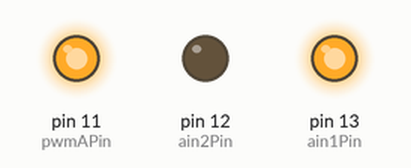
This sketch was run on a simulated Arduino Uno, built with avr-gcc and run on an emulated ATmega328P. Shown: output pins drawn as LEDs (lit = HIGH).

Above: at 0.05 s.
At 2.45 s:
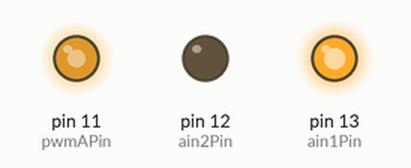
At 3.65 s:
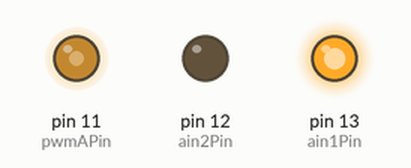
At 4.9 s:
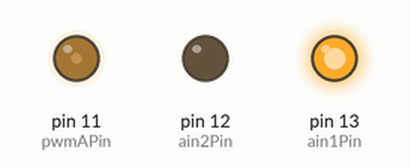
Timing chart, 0 to 7.0 s (numbered marks = the images above):
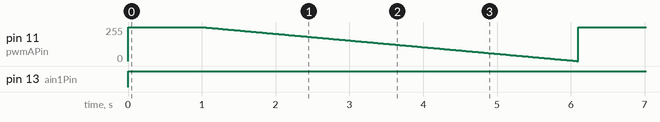

The sketch:

June_21.ino
```cpp
const int ain1Pin = 13;
const int ain2Pin = 12;
const int pwmAPin = 11;

const int bin1Pin = 8;
const int bin2Pin = 9;
const int pwmBPin = 10;


void setup() {
  pinMode(ain1Pin, OUTPUT);
  pinMode(ain2Pin, OUTPUT);
  pinMode(pwmAPin, OUTPUT); // not needed really
}

void loop() {
  // turn in one direction, full speed
  Serial.println("full speed");
  analogWrite(pwmAPin, 255);
  digitalWrite(ain1Pin, HIGH);
  digitalWrite(ain2Pin, LOW);
  // stay here for a second
  delay(1000);

  // slow down
  Serial.println("slowing down");
  int speed = 255;
  while (speed--) {
    analogWrite(pwmAPin, speed);
    delay(20);
  }
}
```

Measured:
- by itself, pin 11 (pwmAPin): ramps from 255/255 to 0/255 and jumps back, once every 6.1 s
- by itself, pin 13 (ain1Pin): LOW → HIGH at 0.00 s
